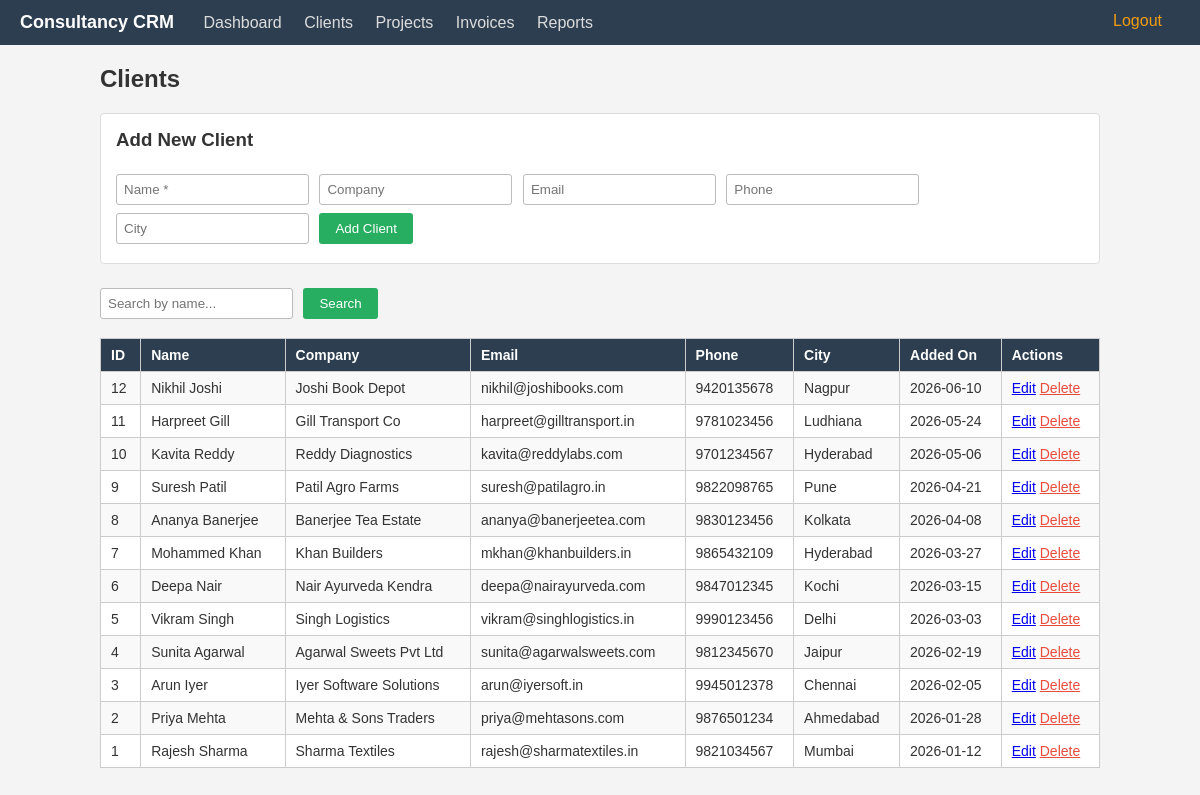
The app's page /clients (signed in) with its own data.
### tables this page shows
CREATE TABLE clients (
    id INTEGER PRIMARY KEY AUTOINCREMENT,
    name TEXT NOT NULL,
    company TEXT,
    email TEXT,
    phone TEXT,
    city TEXT,
    created_at TEXT
);

### app.py (the view, shortened to what this page needs)
@app.route("/clients", methods=["GET", "POST"])
def clients():
    if not logged_in():
        return redirect(url_for("login"))
    conn = get_db()
    cur = conn.cursor()
    search = request.args.get("search", "")
    if search:
        cur.execute("SELECT * FROM clients WHERE name LIKE ? ORDER BY id DESC", ("%" + search + "%",))
    else:
        cur.execute("SELECT * FROM clients ORDER BY id DESC")
    all_clients = cur.fetchall()
    conn.close()
    return render_template("clients.html", clients=all_clients, search=search)

### app.py (called while the page is built)
def get_db():
    conn = sqlite3.connect("crm.db")
    conn.row_factory = sqlite3.Row
    return conn

def logged_in():
    return "admin" in session

### templates/clients.html (shortened to what this page needs)
{% extends "base.html" %}
{% block content %}
<h2>Clients</h2>
<div class="form-box">
    <h3>Add New Client</h3>
    <form method="POST">
        <input type="text" name="name" placeholder="Name *" required>
        <input type="text" name="company" placeholder="Company">
        <input type="email" name="email" placeholder="Email">
        <input type="text" name="phone" placeholder="Phone">
        <input type="text" name="city" placeholder="City">
        <button type="submit">Add Client</button>
    </form>
</div>
<form method="GET" class="search-form">
    <input type="text" name="search" placeholder="Search by name..." value="{{ search }}">
    <button type="submit">Search</button>
</form>
<table>
    <tr>
        <th>ID</th>
        <th>Name</th>
        <th>Company</th>
        <th>Email</th>
        <th>Phone</th>
        <th>City</th>
        <th>Added On</th>
        <th>Actions</th>
    </tr>
    {% for c in clients %}
    <tr>
        <td>{{ c.id }}</td>
        <td>{{ c.name }}</td>
        <td>{{ c.company }}</td>
        <td>{{ c.email }}</td>
        <td>{{ c.phone }}</td>
        <td>{{ c.city }}</td>
        <td>{{ c.created_at }}</td>
        <td>
            <a href="/clients/edit/{{ c.id }}">Edit</a>
            <a href="/clients/delete/{{ c.id }}" onclick="return confirm('Delete this client? Their projects and invoices will also be deleted.')" class="delete-link">Delete</a>
        </td>
    </tr>
    {% else %}
    <tr><td colspan="8">No clients found.</td></tr>
    {% endfor %}
</table>
{% endblock %}

### templates/base.html (shortened to what this page needs)
<!DOCTYPE html>
<html>
<head>
    <link rel="stylesheet" href="{{ url_for('static', filename='style.css') }}">
</head>
<body>
    <div class="navbar">
        <span class="brand">Consultancy CRM</span>
        <a href="/dashboard">Dashboard</a>
        <a href="/clients">Clients</a>
        <a href="/projects">Projects</a>
        <a href="/invoices">Invoices</a>
        <a href="/reports">Reports</a>
        <a href="/logout" class="logout">Logout</a>
    </div>
    <div class="container">
        {% block content %}{% endblock %}
    </div>
</body>
</html>

### static/style.css (style rules this page uses)
body { font-family: Arial, sans-serif; margin: 0; background: #f4f4f4; color: #333; }
.navbar { background: #2c3e50; padding: 12px 20px; }
.navbar .brand { color: white; font-weight: bold; font-size: 18px; margin-right: 25px; }
.navbar a { color: #ddd; text-decoration: none; margin-right: 18px; }
.navbar .logout { float: right; color: #f39c12; }
.container { max-width: 1000px; margin: 20px auto; padding: 0 15px; }
table { width: 100%; border-collapse: collapse; background: white; margin-top: 15px; }
th, td { border: 1px solid #ccc; padding: 8px 10px; text-align: left; font-size: 14px; }
th { background: #2c3e50; color: white; }
tr:nth-child(even) { background: #f9f9f9; }
.form-box { background: white; border: 1px solid #ddd; padding: 15px; margin-bottom: 20px; border-radius: 4px; }
.form-box h3 { margin-top: 0; }
input, select { padding: 7px; margin: 4px 6px 4px 0; border: 1px solid #bbb; border-radius: 3px; }
button { background: #27ae60; color: white; border: none; padding: 8px 16px; border-radius: 3px; cursor: pointer; }
.search-form { margin: 10px 0; }
.delete-link { color: #e74c3c; }

### records on screen
clients: id "12", name "Nikhil Joshi", company "Joshi Book Depot", email "nikhil@joshibooks.com", phone "9420135678", city "Nagpur", created_at "2026-06-10"
clients: id "11", name "Harpreet Gill", company "Gill Transport Co", email "harpreet@gilltransport.in", phone "9781023456", city "Ludhiana", created_at "2026-05-24"
clients: id "10", name "Kavita Reddy", company "Reddy Diagnostics", email "kavita@reddylabs.com", phone "9701234567", city "Hyderabad", created_at "2026-05-06"
clients: id "9", name "Suresh Patil", company "Patil Agro Farms", email "suresh@patilagro.in", phone "9822098765", city "Pune", created_at "2026-04-21"
clients: id "8", name "Ananya Banerjee", company "Banerjee Tea Estate", email "ananya@banerjeetea.com", phone "9830123456", city "Kolkata", created_at "2026-04-08"
clients: id "7", name "Mohammed Khan", company "Khan Builders", email "mkhan@khanbuilders.in", phone "9865432109", city "Hyderabad", created_at "2026-03-27"
clients: id "6", name "Deepa Nair", company "Nair Ayurveda Kendra", email "deepa@nairayurveda.com", phone "9847012345", city "Kochi", created_at "2026-03-15"
clients: id "5", name "Vikram Singh", company "Singh Logistics", email "vikram@singhlogistics.in", phone "9990123456", city "Delhi", created_at "2026-03-03"
clients: id "4", name "Sunita Agarwal", company "Agarwal Sweets Pvt Ltd", email "sunita@agarwalsweets.com", phone "9812345670", city "Jaipur", created_at "2026-02-19"
clients: id "3", name "Arun Iyer", company "Iyer Software Solutions", email "arun@iyersoft.in", phone "9945012378", city "Chennai", created_at "2026-02-05"
clients: id "2", name "Priya Mehta", company "Mehta & Sons Traders", email "priya@mehtasons.com", phone "9876501234", city "Ahmedabad", created_at "2026-01-28"
clients: id "1", name "Rajesh Sharma", company "Sharma Textiles", email "rajesh@sharmatextiles.in", phone "9821034567", city "Mumbai", created_at "2026-01-12"
